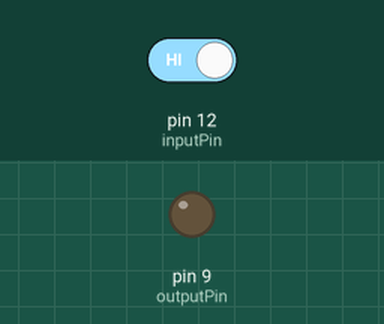
The sketch below on a simulated Arduino Uno, built with avr-gcc and run on an emulated ATmega328P. Parts: output pins drawn as LEDs (lit = HIGH). The test bench sets the inputs (shaded band); at power-on: pin 12 (inputPin) HIGH.

Above: at 1.2 s.
1.3 s: pin 12 (inputPin) driven LOW
At 1.7 s:
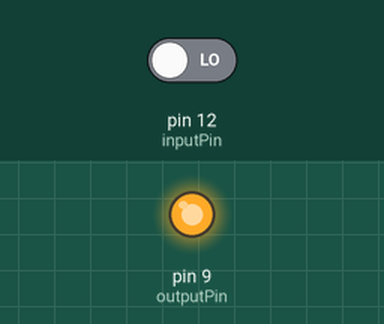
Timing chart, 0 to 4.3 s (numbered marks = the images above; inputs shaded):
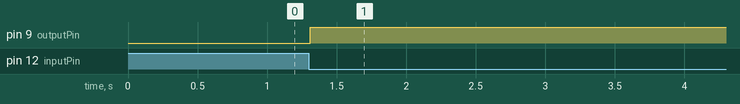

The sketch:

sketch_DriveMotorViaPushButton.ino
```cpp
const int inputPin = 12, outputPin = 9;

int outputState = LOW;
bool pressing = false;

void setup() {
  pinMode(inputPin, INPUT);
  pinMode(outputPin, OUTPUT);
}
void loop() {
  // Check if the periodic callback has been triggered
  if (digitalRead(inputPin) == LOW){
    if(!pressing){
      delay(10);
      if (digitalRead(inputPin) == LOW){
        pressing = true;
        outputState = !outputState;
      }
    }
  }else{
    pressing = false;
  }
  digitalWrite(outputPin, outputState);
}
```

Measured:
- after the input at 1.3 s, pin 9 (outputPin): LOW → HIGH at once
